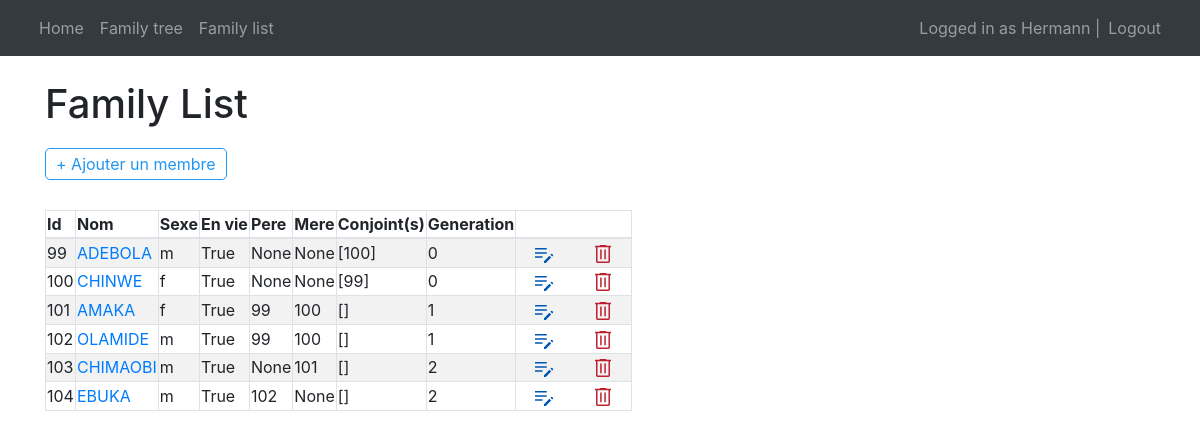
The app's page / (signed in) with its own data.
### main/models.py (models this page shows, shortened)
class Individu(models.Model):
    name = models.CharField(max_length=255)
    gender = models.CharField(max_length=5)
    generation = models.IntegerField(null=True, blank=True)
    parent_male_id= models.IntegerField(null=True, blank=True)
    parent_female_id = models.IntegerField(null=True, blank=True)
    birth_rank = models.IntegerField(null=True, blank=True)
    spouses = models.ManyToManyField("self", blank=True)
    dead = models.BooleanField(default=False)
    youngdead = models.BooleanField(default=False)
    birth_date = models.DateField(null=True, blank=True)
    birth_place = models.CharField(max_length=255, null=True, blank=True)
    email = models.CharField(max_length=255, null=True, blank=True)
    telephone = models.CharField(max_length=255, null=True, blank=True)
    profession = models.CharField(max_length=255, null=True, blank=True)
    country = models.CharField(max_length=255, null=True, blank=True)
    city = models.CharField(max_length=255, null=True, blank=True)
    linkedin = models.CharField(max_length=255, null=True, blank=True)
    twitter = models.CharField(max_length=255, null=True, blank=True)
    facebook = models.CharField(max_length=255, null=True, blank=True)
    instagram = models.CharField(max_length=255, null=True, blank=True)
    aboutme = models.TextField(null=True, blank=True)
    isIncomingSpouse = models.BooleanField(default=False)
    sFatherName = models.CharField(max_length=255, null=True, blank=True)
    sFatherDead = models.BooleanField(default=False)
    sMotherName = models.CharField(max_length=255, null=True, blank=True)
    sMotherDead = models.BooleanField(default=False)
    photoName = models.CharField(max_length=255, null=True, blank=True)
    photoPath = models.ImageField (upload_to="photos/" ,null=True, blank=True)
    @property
    def spouseslist(self):
        return list(self.spouses.all())

### main/views.py (the view, shortened to what this page needs)
# urls.py: path('', views.FamilyList, name="home"),
def FamilyList(request):
    FAMILY = []
    FAMILY_GENERATIONS = []
    GENERATION_0 = []
    for indiv in Individu.objects.all():
        indiv_spouses = []
        for pm in indiv.spouseslist:
            indiv_spouses.append(pm.id)
        indivItem = {
            "id": indiv.id,
            "name": indiv.name,
            "gender": indiv.gender,
            "alive": not indiv.dead,
            "father": indiv.parent_male_id,
            "mother": indiv.parent_female_id,
            "spouses": indiv_spouses,
            "generation": None
        }
        if not indiv.parent_male_id and not indiv.parent_female_id:
            sp_flag = False
            if len(indiv_spouses)  > 0 :
                for isp in indiv_spouses:
                    isp_obj = Individu.objects.get(id=isp)
                    if isp_obj.parent_male_id or isp_obj.parent_female_id:
                        sp_flag = True
            if not sp_flag:
                indivItem["generation"] = 0
                GENERATION_0.append(indiv.id)
        FAMILY.append(indivItem)
    FAMILY_GENERATIONS.append(GENERATION_0)
    unsolved_generations = False
    for idf in FAMILY:
        if idf["generation"] == None:
            unsolved_generations = True
            break
    fgi = 0
    while unsolved_generations:
        NEW_GEN = []
        for indfam in FAMILY:
            for ig0 in FAMILY_GENERATIONS[fgi]:
                currentIndiv = None
                for ig0item in FAMILY:
                    if ig0item["id"] == ig0:
                        currentIndiv = ig0item
                        break
                if indfam["father"] == ig0 or indfam["mother"] == ig0:
                    indfam["generation"] = currentIndiv["generation"]+1
                    NEW_GEN.append(indfam["id"])
        NEW_GEN = list(dict.fromkeys(NEW_GEN))
        FAMILY_GENERATIONS.append(NEW_GEN)
        unsolved_generations = False
        for idf in FAMILY:
            if idf["generation"] == None:
                unsolved_generations = True
                fgi += 1
                break
    nb_gen = len(FAMILY_GENERATIONS)
    largest_gen = {"rank":0, "size":0}
    for index, fg in enumerate(FAMILY_GENERATIONS):
        if len(fg) >= largest_gen["size"]:
            largest_gen["rank"]= index
            largest_gen["size"]= len(fg)
    context = {
        "family":FAMILY,
        "familyGenerations":FAMILY_GENERATIONS,
        "largest_gen": largest_gen,
        "nb_gen": nb_gen,
        "len_family":len(FAMILY),
    }
    return render(request, 'main/family_list.html', context)

### main/templates/main/family_list.html (shortened to what this page needs)
{% extends 'main/base.html' %}
{% load static %}
{% block css_styles %}
<link rel="stylesheet" href="{% static '/css/family_tree/style.css' %}">
<link rel="stylesheet" href="{% static '/css/family_tree/style_new_member.css' %}">
{% endblock %}
{% block content %}
<br>
<h1>Family List</h1>
<div class="btn_container mt-4">
    <a href="/new_fm" id="ajoutConjointBtn" class="outline_btn_primary_wh">+ Ajouter un membre</a>
</div>
<br>
<table class="table-striped table-bordered">
    <thead>
        <th>Id</th>
        <th>Nom</th>
        <th>Sexe</th>
        <th>En vie</th>
        <th>Pere </th>
        <th>Mere</th>
        <th>Conjoint(s)</th>
        <th>Generation</th>
        <th></th>
    </thead>
    {% if len_family > 0 %}
    <tbody>
        {% for item in family %}
        <tr>
            <td>{{item.id}}</td>
            <td><a href="{% url 'showItem' item.id %}" class="">{{item.name}}</a></td>
            <td>{{item.gender}}</td>
            <td>{{item.alive}}</td>
            <td>{{item.father}}</td>
            <td>{{item.mother}}</td>
            <td>{{item.spouses}}</td>
            <td>{{item.generation}}</td>
            <td>
                <a href="{% url 'updateItem' item.id %}" style="text-decoration: none; padding: 5px 5px; margin: 0 10px;">
                    <svg xmlns="http://www.w3.org/2000/svg" height="24" width="24"><path fill="#0056b3" transform="scale(0.5)" d="M24 42v-3.55l10.8-10.8 3.55 3.55L27.55 42ZM6 31.5v-3h15v3Zm34.5-2.45-3.55-3.55 1.45-1.45q.4-.4 1.05-.4t1.05.4l1.45 1.45q.4.4.4 1.05t-.4 1.05ZM6 23.25v-3h23.5v3ZM6 15v-3h23.5v3Z"/></svg>
                </a>
                <a href="#" onclick="openDeleteModal(event,'{{item.id}}', '{{item.name}}')" style="text-decoration: none; padding: 5px 5px; margin: 0 10px;">
                    <svg xmlns="http://www.w3.org/2000/svg" height="24" width="24"><path fill="#bd2130" transform="scale(0.5)" d="M13.05 42q-1.25 0-2.125-.875T10.05 39V10.5H8v-3h9.4V6h13.2v1.5H40v3h-2.05V39q0 1.2-.9 2.1-.9.9-2.1.9Zm21.9-31.5h-21.9V39h21.9Zm-16.6 24.2h3V14.75h-3Zm8.3 0h3V14.75h-3Zm-13.6-24.2V39Z"/></svg>
                </a>
            </td>
        </tr>
        {% endfor %}
    </tbody>
    {% else %}
    <span>No income</span>
    {% endif %}
</table>
<br>
{% endblock %}

### main/templates/main/base.html (shortened to what this page needs)
<!DOCTYPE html>
<html lang="en">
<head>
    <link href="https://cdn.jsdelivr.net/npm/bootstrap@5.0.2/dist/css/bootstrap.min.css" rel="stylesheet">
    {% load static %}
    <link rel="stylesheet" href="{% static 'css/bootstrap.min.css' %}">
    {% block css_styles %}{% endblock %}
</head>
<body>
    <nav class="navbar navbar-expand-lg navbar-dark bg-dark">
        <div class="container-fluid">
            <div>
                <ul class="navbar-nav">
                    <li class="nav-item">
                        <a href="/home" class="nav-link">Home</a>
                    </li>
                    <li class="nav-item">
                        <a href="/family_tree" class="nav-link">Family tree</a>
                    </li>
                    <li class="nav-item">
                        <a href="/family_list" class="nav-link">Family list</a>
                    </li>
                </ul>
            </div>
            <div>
                <ul class="navbar-nav">
                    {% if user.is_authenticated %}
                    <span class="navbar-text">Logged in as {{user.username}}  | </span>
                    <li class="nav-item">
                        <a href="/logout" class="nav-link">Logout</a>
                    </li>
                    {% else %}
                    <li class="nav-item">
                        <a href="/login" class="nav-link">Login</a>
                    </li>
                    {% endif %}
                </ul>
            </div>
        </div>
    </nav>
    <div class="container">
        {% block content %}
        {% endblock %}
    </div>
</body>
</html>

### assets/css/family_tree/style_new_member.css (style rules this page uses)
.btn_container { margin: 10px 0; }
.outline_btn_primary_wh { outline: none; text-decoration: none; background-color: #fff; border: 1px solid #2196F3; color: #2196F3; padding: 5px 10px; border-radius: 5px; width: fit-content; cursor: pointer; }

### records on screen
Individu: name "ADEBOLA"
Individu: name "CHINWE"
Individu: id "101", name "AMAKA", gender "f", alive "True", father "99", mother "100", spouses "[]", generation "1"
Individu: id "102", name "OLAMIDE", gender "m", alive "True", father "99", mother "100", spouses "[]", generation "1"
Individu: name "CHIMAOBI"
Individu: name "EBUKA"

### other values on screen
{{ user.username }} "Hermann"
{{ item.id }} "99" "100" "103" "104"
{{ item.gender }} "m" "f" "m" "m"
{{ item.alive }} "True" "True" "True" "True"
{{ item.father }} "None" "None" "None" "102"
{{ item.mother }} "None" "None" "101" "None"
{{ item.spouses }} "[100]" "[99]" "[]" "[]"
{{ item.generation }} "0" "0" "2" "2"
